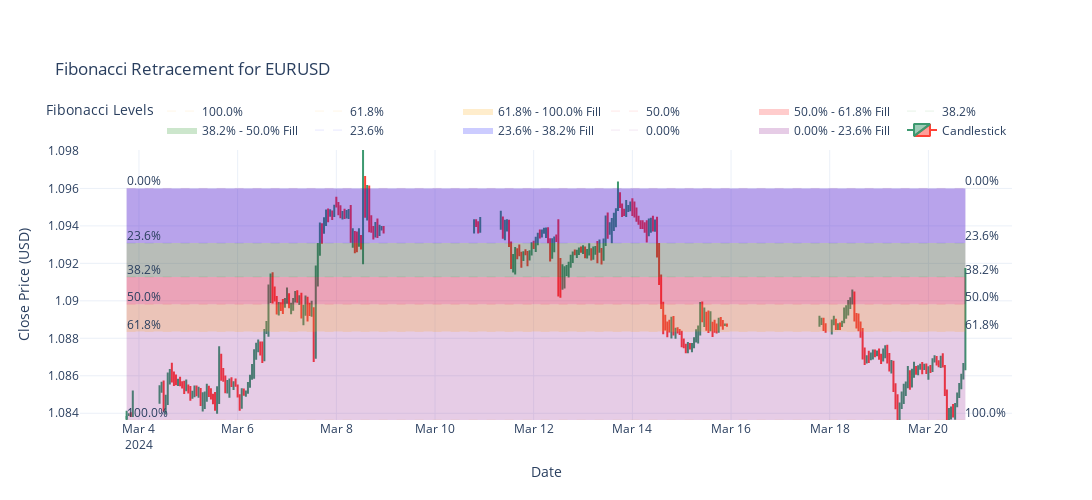

Notebook source saved alongside this figure:
### Code cell
import pandas as pd
import plotly.graph_objects as go

def fib_retrace(ticker):
    symbol = client.get_symbol(ticker)
    data = client.get_market_history(symbol=symbol.id, resolution=Resolution.H1)
    
    # Create a DataFrame from the retrieved data
    df = pd.DataFrame([bar.model_dump() for bar in data])
    df.set_index('time', inplace=True)
    
    # Fibonacci constants
    max_value = df['close'].max()
    min_value = df['close'].min()
    difference = max_value - min_value
    
    # Set Fibonacci levels
    levels = {
        '0.00%': max_value,
        '23.6%': max_value - difference * 0.236,
        '38.2%': max_value - difference * 0.382,
        '50.0%': max_value - difference * 0.5,
        '61.8%': max_value - difference * 0.618,
        '100.0%': min_value
    }
    
    # Print levels
    print('Percentage level\t Price')
    for level, price in levels.items():
        print(f'{level}\t\t {round(price, 3)}')
    
    # Create the plotly figure
    fig = go.Figure()

    # Add candlestick chart
    fig.add_trace(go.Candlestick(
        x=df.index,
        open=df['open'],
        high=df['high'],
        low=df['low'],
        close=df['close'],
        name='Candlestick'
    ))

    # Add Fibonacci levels and filled sections
    colors = ['rgba(128, 0, 128, 0.2)', 'rgba(0, 0, 255, 0.2)', 'rgba(0, 128, 0, 0.2)', 'rgba(255, 0, 0, 0.2)', 'rgba(255, 165, 0, 0.2)']
    level_values = list(levels.values())
    labels = list(levels.keys())

    for i in range(len(level_values) - 1):
        fig.add_trace(go.Scatter(
            x=df.index,
            y=[level_values[i]] * len(df.index),
            fill='tonexty',
            fillcolor=colors[i],
            mode='lines',
            line=dict(width=0),
            name=f'{labels[i]} - {labels[i+1]} Fill',
            showlegend=True
        ))
        fig.add_trace(go.Scatter(
            x=[df.index.min(), df.index.max()],
            y=[level_values[i], level_values[i]],
            mode='lines+text',
            text=[labels[i], labels[i]],
            textposition="top right",
            line=dict(dash='dash', width=0.5, color=colors[i]),
            name=labels[i]
        ))

    # Add the final level (100%) as a separate trace
    fig.add_trace(go.Scatter(
        x=[df.index.min(), df.index.max()],
        y=[level_values[-1], level_values[-1]],
        mode='lines+text',
        text=[labels[-1], labels[-1]],
        textposition="top right",
        line=dict(dash='dash', width=0.5, color='rgba(255, 165, 0, 0.2)'),
        name=labels[-1]
    ))

    # Update layout
    fig.update_layout(
        title=f'Fibonacci Retracement for {ticker}',
        width=1100,
        height=500,
        xaxis_title='Date',
        yaxis_title='Close Price (USD)',
        xaxis_rangeslider_visible=False,
        template='plotly_white',
        yaxis=dict(
            range=[min_value, df['high'].max()]
        ),
        legend=dict(
            title='Fibonacci Levels',
            orientation='h',
            yanchor='bottom',
            y=1.02,
            xanchor='right',
            x=1
        ),
        margin=dict(t=150)
    )

    # Show plot
    fig.show()

# Example usage
fib_retrace('EURUSD')  # Replace with the desired ticker symbol

### Figure 1 — Plotly figure (JSON) as saved in the notebook; plotly's stock layout.template omitted (floating-point values rounded to 4 significant figures; data arrays with more than 128 entries replaced by an {"elided": "..."} marker saying what was removed)
{"data": [{"close": {"elided": "300 float values"}, "high": {"elided": "300 float values"}, "low": {"elided": "300 float values"}, "name": "Candlestick", "open": {"elided": "300 float values"}, "type": "candlestick", "x": {"elided": "300 str values"}}, {"fill": "tonexty", "fillcolor": "rgba(128, 0, 128, 0.2)", "line": {"width": 0}, "mode": "lines", "name": "0.00% - 23.6% Fill", "showlegend": true, "type": "scatter", "x": {"elided": "300 str values"}, "y": {"elided": "300 float values"}}, {"line": {"color": "rgba(128, 0, 128, 0.2)", "dash": "dash", "width": 0.5}, "mode": "lines+text", "name": "0.00%", "text": ["0.00%", "0.00%"], "textposition": "top right", "type": "scatter", "x": ["2024-03-03T17:59:00+00:00", "2024-03-20T18:00:00+00:00"], "y": [1.096, 1.096]}, {"fill": "tonexty", "fillcolor": "rgba(0, 0, 255, 0.2)", "line": {"width": 0}, "mode": "lines", "name": "23.6% - 38.2% Fill", "showlegend": true, "type": "scatter", "x": {"elided": "300 str values"}, "y": {"elided": "300 float values"}}, {"line": {"color": "rgba(0, 0, 255, 0.2)", "dash": "dash", "width": 0.5}, "mode": "lines+text", "name": "23.6%", "text": ["23.6%", "23.6%"], "textposition": "top right", "type": "scatter", "x": ["2024-03-03T17:59:00+00:00", "2024-03-20T18:00:00+00:00"], "y": [1.093, 1.093]}, {"fill": "tonexty", "fillcolor": "rgba(0, 128, 0, 0.2)", "line": {"width": 0}, "mode": "lines", "name": "38.2% - 50.0% Fill", "showlegend": true, "type": "scatter", "x": {"elided": "300 str values"}, "y": {"elided": "300 float values"}}, {"line": {"color": "rgba(0, 128, 0, 0.2)", "dash": "dash", "width": 0.5}, "mode": "lines+text", "name": "38.2%", "text": ["38.2%", "38.2%"], "textposition": "top right", "type": "scatter", "x": ["2024-03-03T17:59:00+00:00", "2024-03-20T18:00:00+00:00"], "y": [1.091, 1.091]}, {"fill": "tonexty", "fillcolor": "rgba(255, 0, 0, 0.2)", "line": {"width": 0}, "mode": "lines", "name": "50.0% - 61.8% Fill", "showlegend": true, "type": "scatter", "x": {"elided": "300 str values"}, "y": {"elided": "300 float values"}}, {"line": {"color": "rgba(255, 0, 0, 0.2)", "dash": "dash", "width": 0.5}, "mode": "lines+text", "name": "50.0%", "text": ["50.0%", "50.0%"], "textposition": "top right", "type": "scatter", "x": ["2024-03-03T17:59:00+00:00", "2024-03-20T18:00:00+00:00"], "y": [1.09, 1.09]}, {"fill": "tonexty", "fillcolor": "rgba(255, 165, 0, 0.2)", "line": {"width": 0}, "mode": "lines", "name": "61.8% - 100.0% Fill", "showlegend": true, "type": "scatter", "x": {"elided": "300 str values"}, "y": {"elided": "300 float values"}}, {"line": {"color": "rgba(255, 165, 0, 0.2)", "dash": "dash", "width": 0.5}, "mode": "lines+text", "name": "61.8%", "text": ["61.8%", "61.8%"], "textposition": "top right", "type": "scatter", "x": ["2024-03-03T17:59:00+00:00", "2024-03-20T18:00:00+00:00"], "y": [1.088, 1.088]}, {"line": {"color": "rgba(255, 165, 0, 0.2)", "dash": "dash", "width": 0.5}, "mode": "lines+text", "name": "100.0%", "text": ["100.0%", "100.0%"], "textposition": "top right", "type": "scatter", "x": ["2024-03-03T17:59:00+00:00", "2024-03-20T18:00:00+00:00"], "y": [1.084, 1.084]}], "layout": {"height": 500, "legend": {"orientation": "h", "title": {"text": "Fibonacci Levels"}, "x": 1, "xanchor": "right", "y": 1.02, "yanchor": "bottom"}, "margin": {"t": 150}, "title": {"text": "Fibonacci Retracement for EURUSD"}, "width": 1100, "xaxis": {"rangeslider": {"visible": false}, "title": {"text": "Date"}}, "yaxis": {"range": [1.084, 1.098], "title": {"text": "Close Price (USD)"}}}}
